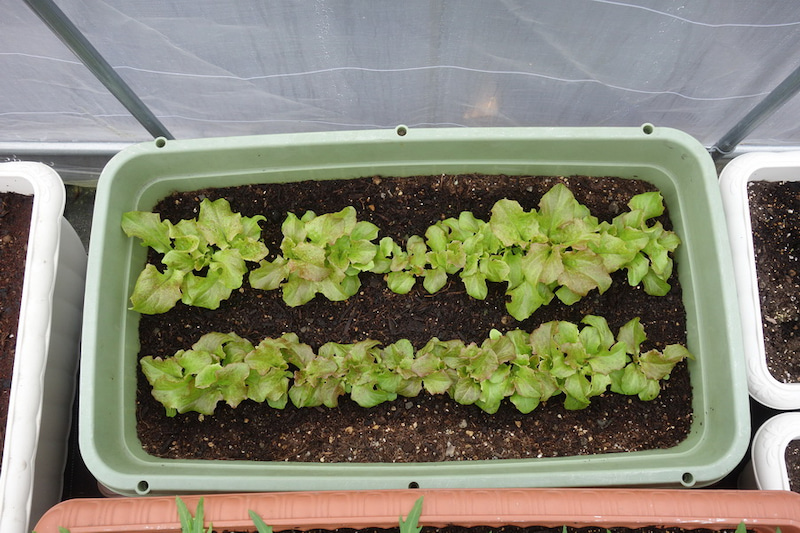
#> input picture sotsuken/img/test01.jpg, 800 x 533 px
$ python -i sotsuken.py   (imports and definitions only)
#> lines starting #> are read from the running program, lines starting #| are printed output that depends on the picture; after the words box and inside, x2 and y2 are one past the last pixel; in counts of white or black regions, pixels touching at a corner belong together
#> further down, picture is the input picture: shape (533, 800, 3); mean B, G, R 112.8, 133.7, 133.9
#動画を利用した緑色の割合プログラム

#-*- coding:utf-8 -*-
import cv2
import csv
import os
import numpy as np
import datetime
import time
import smtplib
import sys
import tkinter
from tkinter import messagebox
import tkinter.simpledialog as simpledialog
from email.mime.text import MIMEText
from email.header import Header

charset = 'utf-8'

#tkinters_Graphics_Setting
# [3 lines not run here, left out]

# [45 lines left out: functions a_reader, p_reader, check, DeleteEntryValue, not called in this run]

def detect_green_color(img):
    #HSV色空間に変換
    hsv = cv2.cvtColor(img, cv2.COLOR_BGR2HSV)
#> hsv: shape (533, 800, 3); mean H, S, V 53.3, 72.1, 143.4

    #緑色の領域
    #HSVの範囲を指定
    hsv_min = np.array([30,64,0])        #hsvの下限
    hsv_max = np.array([90,255,255])    #hsvの上限
    mask = cv2.inRange(hsv, hsv_min, hsv_max)
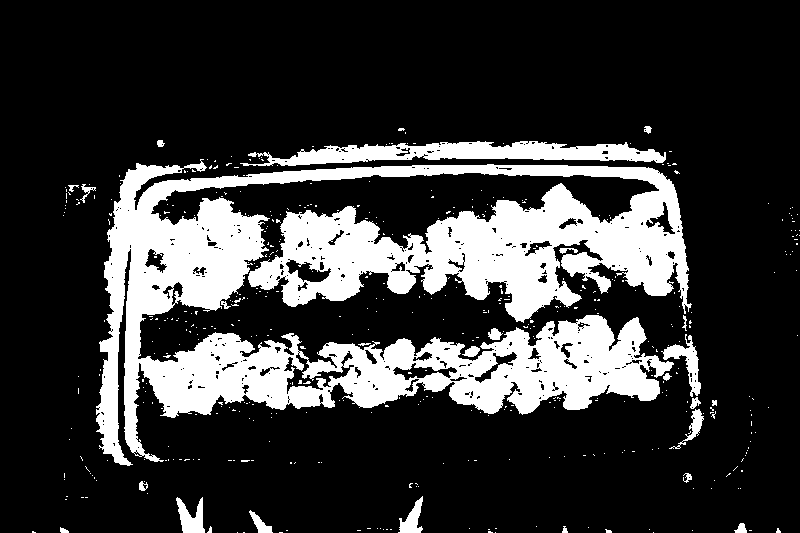
#> mask: shape (533, 800); 21.9% white; 467 white regions (442 under 20 px), largest, box (x1, y1, x2, y2) and area: (96, 159, 692, 466) 83152, (240, 141, 666, 166) 5646, (661, 334, 701, 397) 783

    #マスキング処理
    masked_img = cv2.bitwise_and(img, img, mask = mask)
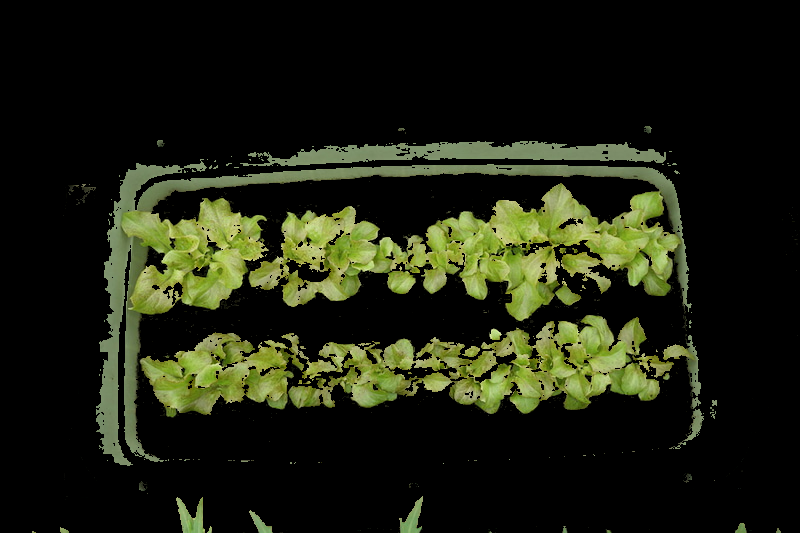
#> masked_img: shape (533, 800, 3); mean B, G, R 16.2, 32.3, 28.7

    return mask, masked_img

#----------------------GUI----------------------------

#チェックボックスの初期化
val = tkinter.BooleanVar()
# [1 line not run here, left out]

#label
static1 = tkinter.Label(text=u'Address')
# [1 line not run here, left out]

static2 = tkinter.Label(text=u'AppsPassWord')
# [1 line not run here, left out]

#entry
addbox = tkinter.Entry(width=30)
# [2 lines not run here, left out]

passbox = tkinter.Entry(width=30)
# [2 lines not run here, left out]

value = addbox.get()

#button
# [1 line that did not run here, left out]
# [2 lines not run here, left out]

reset = tkinter.Button(text=u'Reset', width=10)
# [2 lines not run here, left out]

#checkbox
checkbox = tkinter.Checkbutton(text=u"Bright", variable=val)
# [1 line not run here, left out]


#--------------------Opencv-------------------------------

#fromaddr = addressget
#toaddr  = "derosa0103+1@gmail.com"

# [1 line that did not run here, left out]

# [5 lines not run here, left out]

now = datetime.datetime.now()
# VideoCapture オブジェクトを取得します
# [26 lines not run here, left out]
height, width, ch = 640,480,3

#色検出
# [1 line that did not run here, left out]

#全体の画素数
pixcel_size = width * height
#print(type(pixcel_size))

#白色の画素数
# [1 line that did not run here, left out]
#print(type(white_area))

#黒色の画素数
# [1 line that did not run here, left out]

#割合計算
# [1 line that did not run here, left out]
# [1 line that did not run here, left out]

#結果を出力
# [4 lines not run here, left out]
# [8 lines that did not run here, left out]

# [2 lines that did not run here, left out]

# [6 lines not run here, left out]
    #writer.writerow([ now.strftime('%Y%m%d_%H'),'　土の割合 = ' + str(other) + " % "])

# [3 lines that did not run here, left out]
# [17 lines not run here, left out]

>>> import cv2
>>> picture = cv2.imread('sotsuken/img/test01.jpg')
>>> result = detect_green_color(picture)
